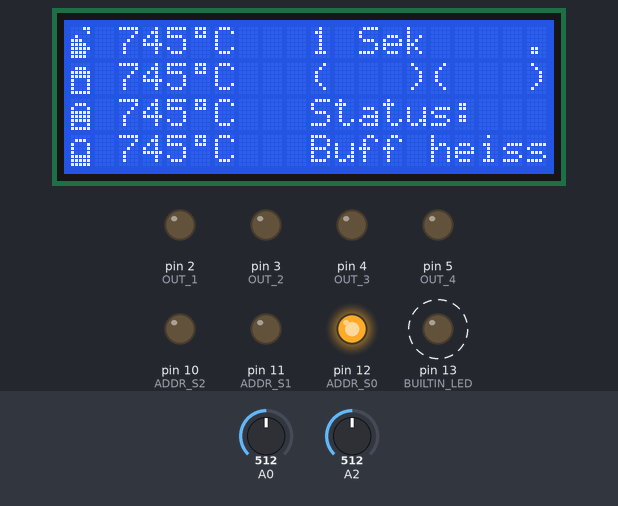
Bench run of a program on a simulated Arduino Nano, built with avr-gcc and run on an emulated ATmega328P. Shown: 20×4 character LCD, output pins drawn as LEDs (lit = HIGH). Dashed ring = blinking. The inputs (shaded band) are chosen by the test bench; at power-on: A2 = 512, A0 = 512. What the program prints to the serial monitor is not drawn.

Above: at 1.9 s.
2.0 s: A2 set to 813
At 3.9 s:
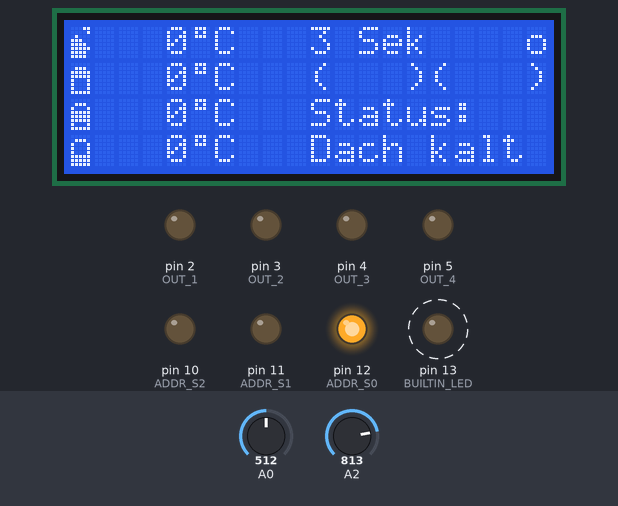
4.8 s: A2 set to 838
6.9 s: A0 set to 536
At 7.1 s:
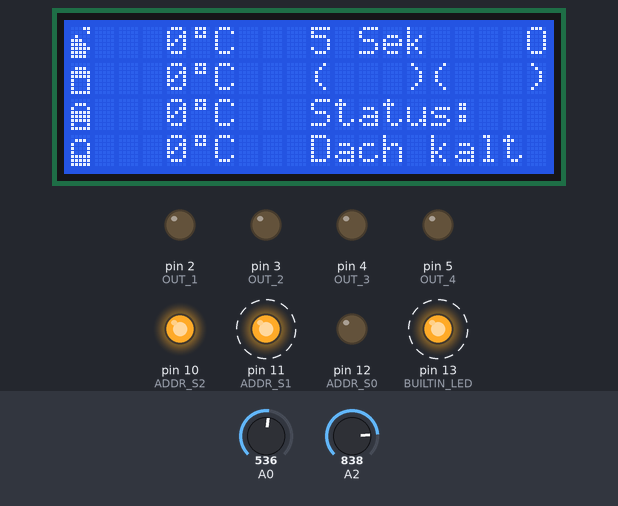
9.0 s: A0 set to 511
At 11.1 s:
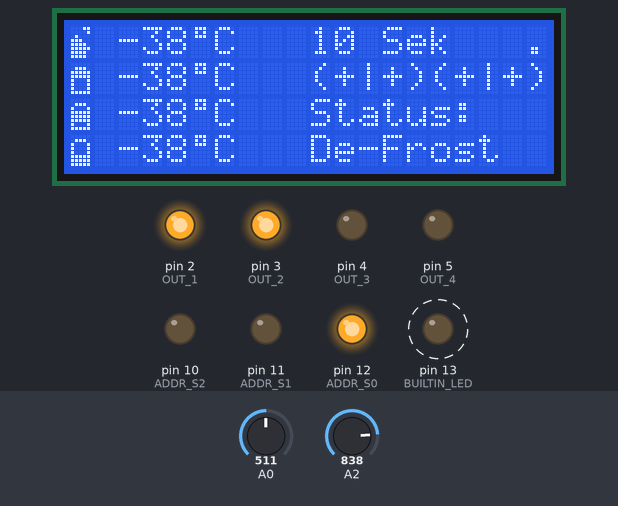
12.0 s: A0 set to 445
At 14.67 s:
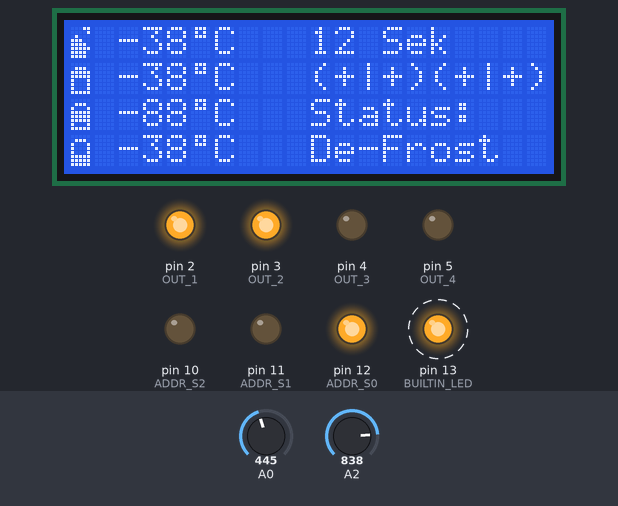
15.0 s: A0 set to 421
At 17.9 s:
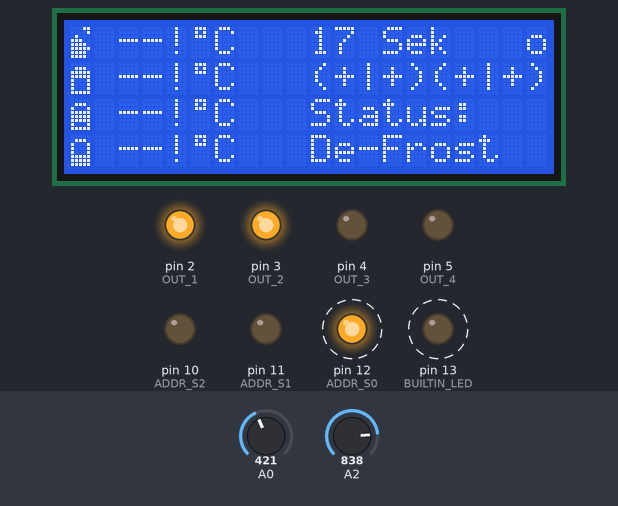
Timing chart, 0 to 21.9 s (numbered marks = the images above; inputs shaded):
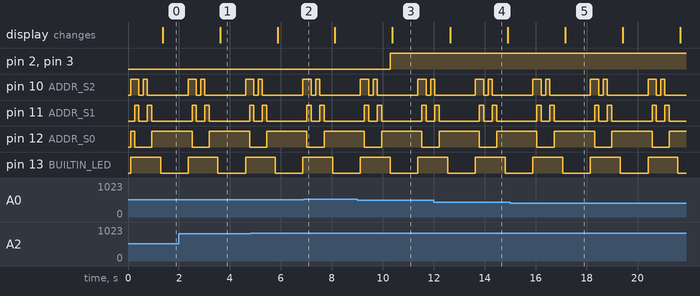

Measured:
- the behaviour switches between 525 and 526 on A0 (found by bisection; images 1 and 2)
- the behaviour switches between 429 and 428 on A0 (found by bisection; images 4 and 5)
- after the input at 2.0 s, the display: changes after 1.6 s (image 1)
- after the input at 6.9 s, pin 2 (OUT_1), pin 3 (OUT_2): stays LOW (without the input it goes to HIGH after 1.1 s)
- after the input at 9.0 s, pin 2 (OUT_1), pin 3 (OUT_2): LOW → HIGH after 1.3 s; the display: changes after 1.4 s (image 3)
- after the input at 15.0 s, the display: changes after 2.2 s (image 5)
- by itself, pin 10 (ADDR_S2): repeats every 2.3 s: LOW 0.17 s, HIGH 0.17 s, LOW 1.6 s, HIGH 0.32 s
- by itself, pin 11 (ADDR_S1): repeats every 2.3 s: LOW 0.33 s, HIGH 0.17 s, LOW 1.6 s, HIGH 0.17 s

The program:

main.cpp
```cpp
#include "main.h"

bool bootFlag = true;

void serialOutput() {
  Serial.print("{state:");
  Serial.print(systemState);
  Serial.print(",boot:");
  Serial.print(bootFlag ? "true" : "false");
  Serial.print(",input:[");
  for (int i = 0; i < 4; i++) {
    Serial.print("{id:");
    Serial.print(i);
    Serial.print(",val:");
    Serial.print(sensorVals[i]);
    Serial.print("},");
  }
  Serial.print("],output: [");
  for (int i = 0; i < 2; i++) {
    Serial.print("{id:");
    Serial.print(i);
    Serial.print(",val:");
    Serial.print(outputStates[i]);
    Serial.print("},");
  }
  Serial.println("]}");
  bootFlag = false;
}

void setup() {
  wdt_reset();
  // wdt_enable is broken --> @see https://forum.arduino.cc/t/arduino-nano-wdt-problem/492906
  WDTCSR = (1 << WDCE) | (1 << WDE);
  WDTCSR = (1 << WDIE) | (1 << WDE) | (1 << WDP3) | (1 << WDP0);

  bootFlag = true;
  Serial.begin(115200);

  initInputOutput();
  initLcd();

  // Can't use LCD and I2C together
  // initI2c();
}

void loop() {
  wdt_reset();
  readSensors();
  applyLogic();
  serialOutput();
  lcdOutput();
  wdt_reset();
  delay(1000);
}
```

i2c.cpp
```cpp
#include "i2c.h"

volatile int i2cIndex = 0;
uint8_t i2cTransferArray[2];

void initI2c() {
  Wire.begin(I2C_ADDRESS);
  Wire.onRequest(i2cRequest);
  Wire.onReceive(i2cReceive);
}

void i2cRequest() {
  if (i2cIndex < 2*24) { // Reading sensors
    int numIndex = i2cIndex / 2;
    int subIndex = i2cIndex % 2;
    i2cTransferArray[0] = (sensorVals[numIndex] >> 8) & 0xFF;
    i2cTransferArray[1] = sensorVals[numIndex] & 0xFF;

    if (sensorVals[numIndex] > 0) {
      i2cTransferArray[1] = 0;
      i2cTransferArray[0] = sensorVals[numIndex];
    } else {
      i2cTransferArray[1] = 1;
      i2cTransferArray[0] = -1 * sensorVals[numIndex];
    }

    Wire.write(i2cTransferArray[subIndex]);
  } else { // Reading outputs
    Serial.print("Request for id ");
    Serial.print(i2cIndex);
    Serial.print(". Sending id ");
    Serial.print(i2cIndex-2*24);
    Serial.print(". value ");
    Serial.println(outputStates[i2cIndex-2*24]);
    Wire.write(outputStates[i2cIndex-2*24]);
  }

}

void i2cReceive(int numBytes) {
  int inIndex = Wire.read();
  if (inIndex >= 0 && inIndex <= 2*24 + 4) {
    i2cIndex = inIndex;
  }
}
```

i2c.h
```cpp
/**
 * @file Logic to use arduino as I2C slave. Master can be an raspberry pi.
 */

#ifndef i2cSlave_h
#define i2cSlave_h

// Needed for ... everything arduino-ish
#include <Arduino.h>

// I2C Communication
#include <Wire.h>

// Access to sensor/output values
#include "inputOutput.h"

/** I2C slave address */
#define I2C_ADDRESS 0x20

/** On a receive event of the index to read from is set. */
extern volatile int i2cIndex;

/** Array for storing 16 bit number for transfer as 8bit blocks */
extern uint8_t i2cTransferArray[];

/**
 * Initialize arduino as i2c slave
 */
void initI2c();

/**
 * Request handler for incoming I2C read requests
 */
void i2cRequest();

/**
 * Request handler for incoming I2C write requests.
 * Only sets the index of the next read operation
 *
 * @param numBytes number of bytes.
 */
void i2cReceive(int numBytes);

#endif
```

inputOutput.cpp
```cpp
#include "inputOutput.h"

int sensorVals[24];
int outputStates[4];

/** Buffer used for median calculation */
int medianBuffer[BUFFER_SIZE];

/** Magic calibration value. Updated on every readValues iteration */
int calibrationVal = 2211;

/** Resistance values for a kty81 220 sensor. First value is for -50°C - last for 150°C with a 10°C step per value. */
const int kty81_220TempVals[] = { 1030, 1135, 1247, 1367, 1495, 1630, 1772, 1922, 2080, 2245, 2417, 2597, 2785, 2980, 3182, 3392, 3607, 3817, 4008, 4166, 4280 };

/** Lookup table to match internal port numbers to external ones */
const int PORT_LUT[] = {6, 0, 4, 2, 1, 3, 7, 5, 15, 13, 14, 8, 12, 10, 9, 11, 22, 16, 20, 18, 17, 19, 23, 21};

/** Types of sensors */
const int SENSOR_TYPES[24] = { SENSOR_TYPE_PT1000, SENSOR_TYPE_PT1000, SENSOR_TYPE_PT1000, SENSOR_TYPE_PT1000, SENSOR_TYPE_KTY81_220 };

void initInputOutput() {
  pinMode(ADDR_S0, OUTPUT);
  pinMode(ADDR_S1, OUTPUT);
  pinMode(ADDR_S2, OUTPUT);

  pinMode(BUILTIN_LED, OUTPUT);
  pinMode(OUT_1, OUTPUT);
  pinMode(OUT_2, OUTPUT);
  pinMode(OUT_3, OUTPUT);
  pinMode(OUT_4, OUTPUT);
}

int readVal(uint8_t in_id) {
  int id = PORT_LUT[in_id];
  digitalWrite(ADDR_S0, ((id & 0b001) > 0) ? HIGH : LOW);
  digitalWrite(ADDR_S1, ((id & 0b010) > 0) ? HIGH : LOW);
  digitalWrite(ADDR_S2, ((id & 0b100) > 0) ? HIGH : LOW);
  const uint8_t readPin = id < 8 ? A0 : (id < 16 ? A1 : A2);
  delay(5);

  int val;
  int tmp;
  for (uint8_t i = 0; i < BUFFER_SIZE; i++) {
    val = analogRead(readPin);
    for (uint8_t j = 0; j <= i; j++) {
      if (j == i) {
        medianBuffer[i] = val;
      } else if (val < medianBuffer[j]) {
        tmp = medianBuffer[j];
        medianBuffer[j] = val;
        val = tmp;
      }
    }
    delay(1);
  }
  return medianBuffer[BUFFER_MEDIAN];
}

int getR(int val) {
  long inVal = val > 1022 ? 1022 : val;
  // 2211 is a magic constant found by approximation.
  return  (inVal * calibrationVal) / (1023  - inVal);
}

int getTempPt1000(int r) {
  return (r - 1000) / 3.85;
}

int getTempKty81_220(int r) {
  if (r < kty81_220TempVals[0]) {
    return -55; // Below lower limit. Less than -55 °C
  }
  for (int i = 1; i < 20; i++) {
    // perfect match - return exact value
    if (r == kty81_220TempVals[i]) {
      return i * 10 - 50;
    // Value is lower than table value. Linear approximation of in-between value.
    } else if (r < kty81_220TempVals[i]) {
      int t1 = (i - 1) * 10 - 50;
      int t2 = i * 10 - 50;
      int r1 = kty81_220TempVals[i-1];
      int r2 = kty81_220TempVals[i];
      double m = (0.0 + t2 - t1) / (0.0 + r2 - r1);
      int b = t1 - m * r1;
      return m * r + b;
    }
    // Value is bigger than table value. Try next one or return upper limit.
  }
  return 150; // Beyond upper limit. More than 150 °C
}

void readSensors() {
  digitalWrite(BUILTIN_LED, HIGH);
  calibrate();
  for (int i = 0; i < 23; i++) {
    switch (SENSOR_TYPES[i]) {
      case SENSOR_TYPE_RAW:
        sensorVals[i] = readVal(i);
        break;
      case SENSOR_TYPE_R:
        sensorVals[i] = getR(readVal(i));
        break;
      case SENSOR_TYPE_PT1000:
        sensorVals[i] = getTempPt1000(getR(readVal(i)));
        break;
      case SENSOR_TYPE_KTY81_220:
        sensorVals[i] = getTempKty81_220(getR(readVal(i)));
        break;
      case SENSOR_TYPE_OFF:
        // Sensor deactivated. Skip.
        break;
      default:
        Serial.print("Unknown sensor type: ");
        Serial.println(SENSOR_TYPES[i]);
    }
    delay(10);
  }
  digitalWrite(BUILTIN_LED, LOW);
}

void calibrate() {
  long val = readVal(23);
  if (val < 100 || val > 1000) {
    Serial.print("Calibation failed. We have a HUGE PROBLEM! Read: ");
    Serial.println(val);
    calibrationVal = 2211; // Educated guess
  } else {
    calibrationVal = ((1023 - val) * CALIBRATION_RESISTOR) / val;
  }
}

void setOutput(int id, bool high) {
  outputStates[id] = high;
  switch(id) {
    case 0:
      digitalWrite(OUT_1, high ? HIGH : LOW);
      return;
    case 1:
      digitalWrite(OUT_2, high ? HIGH : LOW);
      return;
    case 2:
      digitalWrite(OUT_3, high ? HIGH : LOW);
      return;
    case 3:
      digitalWrite(OUT_4, high ? HIGH : LOW);
      return;
  }
}
```

inputOutput.h
```cpp
/**
 * @file Input output logic. Reading sensor data, calculating temperatures and providing outputs.
 */

#ifndef inputoutput_h
#define inputoutput_h

// Needed for ... everything arduino-ish
#include <Arduino.h>

/** Multiplexer ports */
#define ADDR_S2 10      // Address select, S2 Pin @ 74HC4051
#define ADDR_S1 11      // Address select, S1 Pin @ 74HC4051
#define ADDR_S0 12      // Address select, S0 Pin @ 74HC4051

/** Output ports */
#define BUILTIN_LED 13  // Builtin LED. Good for debugging.
#define OUT_1 2         // Output port 1
#define OUT_2 3         // Output port 2
#define OUT_3 4         // Output port 3
#define OUT_4 5         // Output port 4

/** Size of buffer used for median calculation */
#define BUFFER_SIZE 129
/** Center position of buffer */
#define BUFFER_MEDIAN 64

/** Sensor types */
#define SENSOR_TYPE_RAW 1           // Read raw value and store
#define SENSOR_TYPE_R 2             // Calculate resistance value and store
#define SENSOR_TYPE_PT1000 3        // Calculate temperature based on PT1000 rule and store
#define SENSOR_TYPE_KTY81_220 4     // Calculate temperature based on KTY81_220 rule and store
#define SENSOR_TYPE_OFF 0           // Sensor not connected. Skip

#define CALIBRATION_RESISTOR 3873l   // Resistor on Port 23 used for calibration

#define SENSOR_BUFFER_LOW sensorVals[0]
#define SENSOR_BUFFER_MID sensorVals[3]
#define SENSOR_BUFFER_TOP sensorVals[2]
#define SENSOR_ROOF sensorVals[1]

/** Values of sensors. */
extern int sensorVals[];

/** State of outputs */
extern int outputStates[];

/**
 * Initializes the sensor logic
 */
void initInputOutput();

/**
 * Puts the right configuration on the 74HC4051E multiplexers and reads the
 * value from correct adc.
 * Contains wait intervalls and averaging to retrieve a good result.
 * Therefore reading a value is rather slow (~25ms).
 *
 * @param id Input id to read value from
 * @returns Raw analog read value
 */
int readVal(uint8_t id);

/**
 * Maps given raw-AD value to resistance value
 *
 * @param val Raw AD value (0-1023)
 * @returns Resistance value in ohms
 */
int getR(int val);

/**
 * Maps resistance value to temperature for a pt1000 temperature sensor
 *
 * @param r Resistance value in ohms
 * @returns Temperature in °C
 */
int getTempPt1000(int r);

/**
 * Maps resistance value to temperature for a KTY81 220 temperature sensor
 *
 * @param r Resistance value from getR
 * @returns Temperature in °C
 * @see Datasheets/KTY81_SER.pdf
 */
int getTempKty81_220(int r);

/**
 * Reads all sensors and stores their values for later use.
 */
void readSensors();

/**
 * There should be a 220 Ohms resistor on port 23.
 * Reads the value as raw and updates the calibrationVal
 */
void calibrate();

/**
 * Sets a output channel to the given value
 * @param id of output channel (0-3)
 * @param high if value should be set to high (true) or low (false)
 */
void setOutput(int id, bool high);
#endif
```

main.h
```cpp
/**
 * @file Main application entry point. Reads values, applies output logic, shows data on lcd
 */

#ifndef temp_main
#define temp_main

// Needed for ... everything arduino-ish
#include <Arduino.h>

// I2C Communication (LCD or data)
#include <Wire.h>

// Watchdog timer
#include <avr/wdt.h>

// State logic
#include "state.h"

// LCD Custom characters
#include "lcd.h"

// State logic
#include "state.h"

// Access to sensor/output values
#include "inputOutput.h"

// For using arduino as I2C slave.
// !!! DEACTIVATED! LCD NEEDS ARDUINO AS I2C MASTER !!!
// #include "i2c.h"

#endif
```

state.cpp
```cpp
#include "state.h"

enum SYSTEM_STATES systemState = STATE_PUMP_OFF;

void applyLogic() {
  int deltaT = SENSOR_ROOF - SENSOR_BUFFER_LOW;
  if (SENSOR_BUFFER_TOP >= TMAX
    || (systemState == STATE_BUFFER_TOO_HOT && SENSOR_BUFFER_TOP >= TMAX - HYSTERESIS)) {
    systemState = STATE_BUFFER_TOO_HOT;
    setOutput(0, false);
    setOutput(1, false);
  } else if (SENSOR_ROOF <= TFROST
    || (systemState == STATE_ROOF_FROST && SENSOR_ROOF <= TFROST + HYSTERESIS)) {
    systemState = STATE_ROOF_FROST;
    setOutput(0, true);
    setOutput(1, true);
  } else if (SENSOR_ROOF <= TMIN
    || (systemState == STATE_ROOF_TOO_COLD && SENSOR_ROOF <= TMIN + HYSTERESIS)) {
    systemState = STATE_ROOF_TOO_COLD;
    setOutput(0, false);
    setOutput(1, false);
  } else if (deltaT > DELTA_T_ON) {
    systemState = STATE_PUMP_ON;
    setOutput(0, true);
    setOutput(1, true);
  } else if (deltaT < DELTA_T_ON - HYSTERESIS) {
    // Difference between roof and buffer too small - turn of the pumps and wait.
    systemState = STATE_PUMP_OFF;
    setOutput(0, false);
    setOutput(1, false);
  }
}
```

state.h
```cpp
/**
 * @file State logic. Processing sensor input and potentially changing outputs
 */

#ifndef state_h
#define state_h

#include "inputOutput.h"

/**
 * @file State logic. Active state and state-change logic
 */

/** Temperature difference to activate pump on output 0 an 1  */
#define DELTA_T_ON 10

/** Hysteresis to deactivate Pumps on Output 0 and 1 */
#define HYSTERESIS 5

/** Minimum temperature of solarpanel to activate pump */
#define TMIN 60

/** Minimum temperature before liquid begins to freeze. Activate pump to defrost */
#define TFROST -25

/** Maximum temperature of water tank to activate pump */
#define TMAX 90

/** All possible states the system may be in */
enum SYSTEM_STATES {
    STATE_ROOF_TOO_COLD,
    STATE_BUFFER_TOO_HOT,
    STATE_ROOF_FROST,
    STATE_PUMP_ON,
    STATE_PUMP_OFF,
};

/** The active state. Initial is pump off - somewhat save */
extern enum SYSTEM_STATES systemState;

/**
 * Heater logic.
 */
void applyLogic();

#endif
```

lcd.cpp
```cpp
#include "lcd.h"

#define MILLIS_SECOND 1000ul
#define MILLIS_MINUTE (60ul * MILLIS_SECOND)
#define MILLIS_HOUR (60ul * MILLIS_MINUTE)
#define MILLIS_DAY (24ul * MILLIS_HOUR)

// millis() will overflow after ~50 days. So after 30 days we no longer look at time.
#define MAX_MILLIS (30ul * MILLIS_DAY)

/** I2C LCD */
LiquidCrystal_I2C lcd(0x27, 20, 4);  // set the LCD address to 0x27 for a 20 chars and 4 line display

/** If uptime is bigger than 30 days */
bool max_uptime = false;

/** Status for showing, we are alive */
int acitivity_indicator = 0;
/** Icons to iterate over to show activity */
char acitivity_icons[] = {' ', '.', 'o', 'O', 'o', '.'};
#define ACTIVITY_COUNT 6;

/**
 * Just for testing the uptime code
 * @see https://forum.arduino.cc/t/can-i-forcibly-set-the-system-uptime-value-of-the-millis-counter/889844/4
 */
// extern unsigned long timer0_millis;


uint8_t LCD_CUSTOM_ROOF[] = {
  B00011,
  B00001,
  B01000,
  B11100,
  B11110,
  B11111,
  B11110,
  B11110
};
uint8_t LCD_CUSTOM_BUF_TOP[] = {
  B00000,
  B01110,
  B11111,
  B11111,
  B10001,
  B10001,
  B10001,
  B11111,
};

uint8_t LCD_CUSTOM_BUF_MID[] = {
  B00000,
  B01110,
  B10001,
  B11111,
  B11111,
  B11111,
  B10001,
  B11111,
};

uint8_t LCD_CUSTOM_BUF_LOW[] = {
  B00000,
  B01110,
  B10001,
  B10001,
  B10001,
  B11111,
  B11111,
  B11111,
};

uint8_t LCD_CUSTOM_DEG[] = {
  B01110,
  B01010,
  B01110,
  B00000,
  B00000,
  B00000,
  B00000,
  B00000,
};

void lcdPrintNum(int num) {
  lcd.print(" ");
  if (num < -99) {
    lcd.print("--!");
  } else if (num < -9) {
    lcd.print(num);
  } else if (num < 0) {
    lcd.print(" ");
    lcd.print(num);
  } else if (num < 10) {
    lcd.print("  ");
    lcd.print(num);
  } else if (num < 100) {
    lcd.print(" ");
    lcd.print(num);
  } else if (num < 1000) {
    lcd.print(num);
  } else {
    lcd.print("++!");
  }

  lcd.write(LCD_DEG);
  lcd.print("C   ");
}

void printUptime() {
  unsigned long uptime = max_uptime ? MAX_MILLIS : millis();
  lcd.setCursor(10, 0);
  if (max_uptime) {
    lcd.print("1+ Mon ");
  } else if (uptime > MILLIS_DAY) {
    lcd.print(uptime / MILLIS_DAY);
    lcd.print(" Tag ");
  } else if (uptime > MILLIS_HOUR) {
    lcd.print(uptime / MILLIS_HOUR);
    lcd.print(" Std ");
  } else if (uptime > MILLIS_MINUTE) {
    lcd.print(uptime / MILLIS_MINUTE);
    lcd.print(" Min ");
  } else {
    lcd.print(uptime / MILLIS_SECOND);
    lcd.print(" Sek ");
  }
  lcd.setCursor(19, 0);

  acitivity_indicator = (acitivity_indicator + 1) % ACTIVITY_COUNT;
  lcd.print(acitivity_icons[acitivity_indicator]);
}

void initLcd() {
  lcd.init();
  lcd.backlight();
  lcd.createChar(LCD_ROOF, LCD_CUSTOM_ROOF);
  lcd.createChar(LCD_BUF_TOP, LCD_CUSTOM_BUF_TOP);
  lcd.createChar(LCD_BUF_MID, LCD_CUSTOM_BUF_MID);
  lcd.createChar(LCD_BUF_LOW, LCD_CUSTOM_BUF_LOW);
  lcd.createChar(LCD_DEG, LCD_CUSTOM_DEG);

  /* Just for testing the uptime code */
  // uint8_t oldSREG = SREG;
  // cli();
  // timer0_millis = MILLIS_DAY * 29 + MILLIS_HOUR * 23 + MILLIS_MINUTE * 59 + MILLIS_SECOND * 50;
  // timer0_millis = 4294967295ul - MILLIS_SECOND * 10;
  // SREG = oldSREG;
}

void lcdOutput() {
  if (! max_uptime && MAX_MILLIS < millis()) {
    max_uptime = true;
  }

  lcd.setCursor(0,0);
  lcd.write(LCD_ROOF);
  lcdPrintNum(SENSOR_ROOF);

  lcd.setCursor(0, 1);
  lcd.write(LCD_BUF_TOP);
  lcdPrintNum(SENSOR_BUFFER_TOP);

  lcd.setCursor(0, 2);
  lcd.write(LCD_BUF_MID);
  lcdPrintNum(SENSOR_BUFFER_MID);

  lcd.setCursor(0, 3);
  lcd.write(LCD_BUF_LOW);
  lcdPrintNum(SENSOR_BUFFER_LOW);

  printUptime();
  lcd.setCursor(10, 1);
  for (int i = 0; i < 2; i++) {
    if (outputStates[i]) {
      lcd.print("(+|+)");
    } else {
      lcd.print("(   )");
    }
  }

  lcd.setCursor(10, 2);
  lcd.print("Status:");
  lcd.setCursor(10, 3);
  switch (systemState) {
    case STATE_BUFFER_TOO_HOT:
      lcd.print("Buff heiss");
      break;
    case STATE_ROOF_TOO_COLD:
      lcd.print("Dach kalt ");
      break;
    case STATE_PUMP_ON:
      lcd.print("Pumpen an ");
      break;
    case STATE_PUMP_OFF:
      lcd.print("Pumpen aus");
      break;
    case STATE_ROOF_FROST:
      lcd.print("De-Frost  ");
      break;
  }
}
```

lcd.h
```cpp
/**
 * @file LCD data output. Before use initLcd() must be called once
 */

#ifndef lcd_h
#define lcd_h

// Needed for ... everything arduino-ish
#include <Arduino.h>

// I2C Communication
#include <Wire.h>

// I2C LCD library
#include <LiquidCrystal_I2C.h>

// Access to sensor/output values
#include "inputOutput.h"

// State logic. Holds the active state
#include "state.h"

/**
 * Initialize lcd. I2C, custom chars, backlight, ...
 */
void initLcd();

/**
 * Outputs state on LCD
 */
void lcdOutput();

#define LCD_ROOF 0
#define LCD_BUF_TOP 1
#define LCD_BUF_MID 2
#define LCD_BUF_LOW 3
#define LCD_DEG 4

#endif
```
